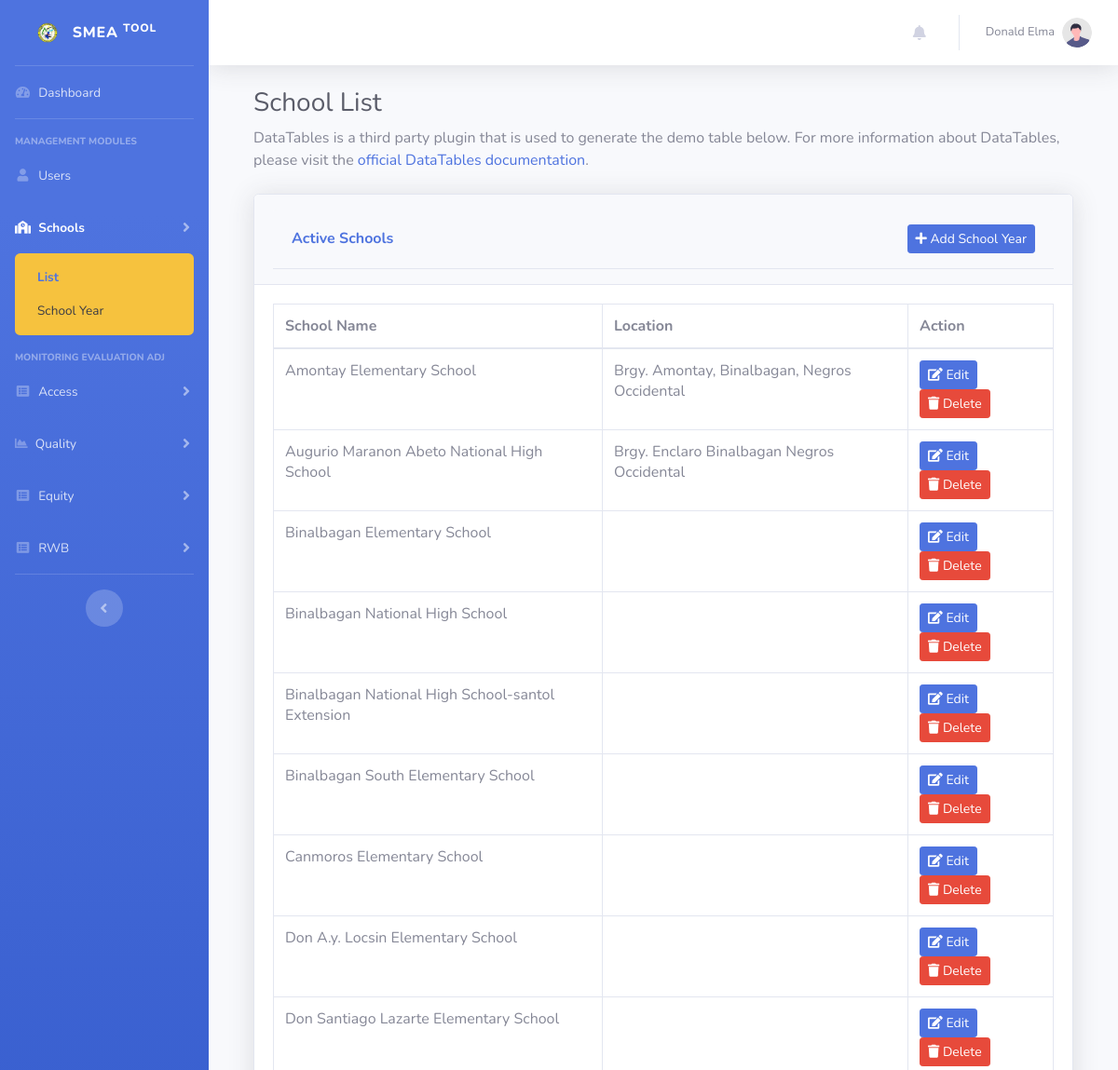
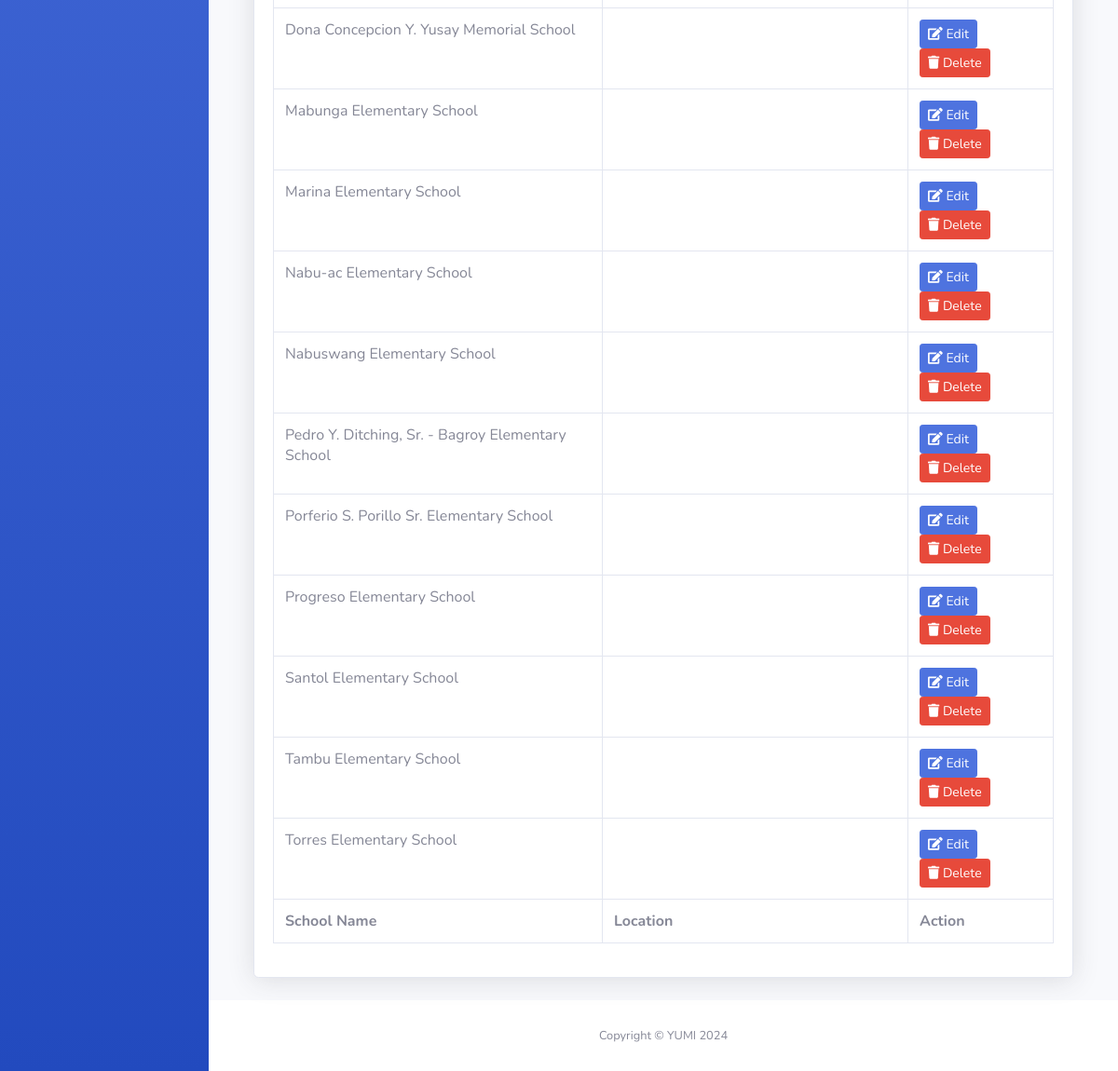
The page /school-list.php (signed in) on the database its author committed (2 pictures, top to bottom).
### tables this page shows
CREATE TABLE IF NOT EXISTS `schools` (
  `id` int NOT NULL AUTO_INCREMENT,
  `name` text NOT NULL,
  `address` text,
  `updated_at` timestamp NULL DEFAULT CURRENT_TIMESTAMP ON UPDATE CURRENT_TIMESTAMP,
  `created_at` timestamp NULL DEFAULT CURRENT_TIMESTAMP,
  PRIMARY KEY (`id`)
);

### school-list.php (the view, shortened to what this page needs)
<?php
require_once "connection/db.php";
include_once('header.php');
$sql = "SELECT * FROM schools ORDER BY name ASC";
$schoolResult = $conn->query($sql);
?>
<body id="page-top">
    <div id="wrapper">
        <?php include_once "sidebar.php"; ?>
        <div id="content-wrapper" class="d-flex flex-column">
            <div id="content">
                <?php include_once "navbar.php"?>
                <div class="container-fluid">
                    <div class="container-fluid">
                    <h1 class="h3 mb-2 text-gray-800">School List</h1>
                    <p class="mb-4">DataTables is a third party plugin that is used to generate the demo table below.
                        For more information about DataTables, please visit the <a target="_blank"
                            href="https://datatables.net">official DataTables documentation</a>.</p>
                    <div class="card shadow mb-4">
                        <div class="card-header py-3">
                            <div class="card-header py-3 d-flex justify-content-between align-items-center">
                                <h6 class="m-0 font-weight-bold text-primary">Active Schools</h6>
                                <?php if(isset($_SESSION['role']) && $_SESSION['role'] == 1): ?>
                                    <a href="addSchool.php" class="btn btn-primary btn-sm">
                                        <i class="fas fa-plus"></i> Add School Year
                                    </a>
                                <?php endif; ?>
                            </div>
                        </div>
                        <div class="card-body">
                            <div class="table-responsive">
                                <table class="table table-bordered" id="dataTable" width="100%" cellspacing="0">
                                    <thead>
                                        <tr>
                                            <th>School Name</th>
                                            <th>Location</th>
                                            <th>Action</th>
                                        </tr>
                                    </thead>
                                    <tfoot>
                                        <tr>
                                            <th>School Name</th>
                                            <th>Location</th>
                                            <th>Action</th>
                                        </tr>
                                    </tfoot>
                                    <tbody>
                                        <?php
                                            if ($schoolResult->num_rows > 0) {
                                                while($row = $schoolResult->fetch_assoc()) {
                                                    echo "
                                                        <tr>
                                                            <td>".$row["name"]."</td>
                                                            <td>".$row["address"]."</td>
                                                            <td>";
                                                    echo isset($_SESSION['role']) && $_SESSION['role'] == 1 ? "
                                                            <a href='addSchool.php?id=".$row["id"]."&type=edit' class='btn btn-primary btn-sm'><i class='fas fa-edit'></i> Edit</a>
                                                            <a href='addSchool.php?id=".$row["id"]."&type=delete' class='btn btn-danger btn-sm'><i class='fas fa-trash'></i> Delete</a>" : "";
                                                    echo " </td>
                                                        </tr>
                                                    ";
                                                }
                                            }
                                        ?>
                                    </tbody>
                                </table>
                            </div>
                        </div>
                    </div>
                </div>
            </div>
            <footer class="sticky-footer bg-white">
                <div class="container my-auto">
                    <div class="copyright text-center my-auto">
                        <span>Copyright &copy; YUMI 2024</span>
                    </div>
                </div>
            </footer>
        </div>
    </div>
</body>
</html>

### rows shown on the page
schools: name "Amontay Elementary School", address "Brgy. Amontay, Binalbagan, Negros Occidental"
schools: name "Augurio Maranon Abeto National High School", address "Brgy. Enclaro Binalbagan Negros Occidental"
schools: name "Binalbagan Elementary School"
schools: name "Binalbagan National High School"
schools: name "Binalbagan National High School-santol Extension"
schools: name "Binalbagan South Elementary School"
schools: name "Canmoros Elementary School"
schools: name "Don A.y. Locsin Elementary School"
schools: name "Don Santiago Lazarte Elementary School"
schools: name "Dona Concepcion Y. Yusay Memorial School"
schools: name "Mabunga Elementary School"
schools: name "Marina Elementary School"
schools: name "Nabu-ac Elementary School"
schools: name "Nabuswang Elementary School"
schools: name "Pedro Y. Ditching, Sr. - Bagroy Elementary School"
schools: name "Porferio S. Porillo Sr. Elementary School"
schools: name "Progreso Elementary School"
schools: name "Santol Elementary School"
schools: name "Tambu Elementary School"
schools: name "Torres Elementary School"

### other values the page prints
$_SESSION["fullname"] "Donald Elma"
